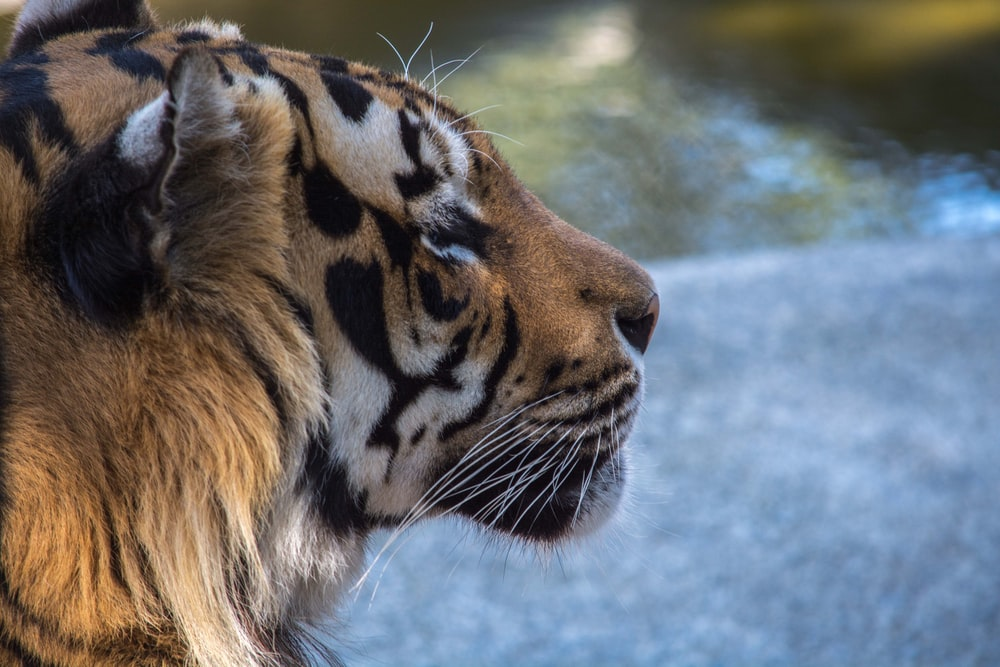
#> input picture pic.jpg, 1000 x 667 px, given in place of pic.png, which was not available
$ jupyter execute 'folder 2.1.ipynb'
#> lines starting #> are read from the running program, lines starting #| are printed output that depends on the picture; pictures that were not available may be replaced by others from this repository, and a replacement may not be noted
[cell 1]
import cv2

[cell 2]
import numpy as np

[cell 3]
import cv2

image = cv2.imread('./pictures/pic.png')
#> image is the input picture: shape (667, 1000, 3); mean B, G, R 113.4, 109.7, 107.6

[cell 4]
cv2.imshow('hello wrold', image)
cv2.waitKey()
cv2.destroyAllWindows()

[cell 5]
print(image.shape)
#| (667, 1000, 3)

[cell 6]
print('height of image: ',int(image.shape[0]),'pixels')
#| height of image:  667 pixels
print('width of image: ',int(image.shape[1]),'pixels')
#| width of image:  1000 pixels

[cell 7]
cv2.imshow('original',image)
cv2.waitKey(0)
gray_image= cv2.cvtColor(image,cv2.COLOR_BGR2GRAY)
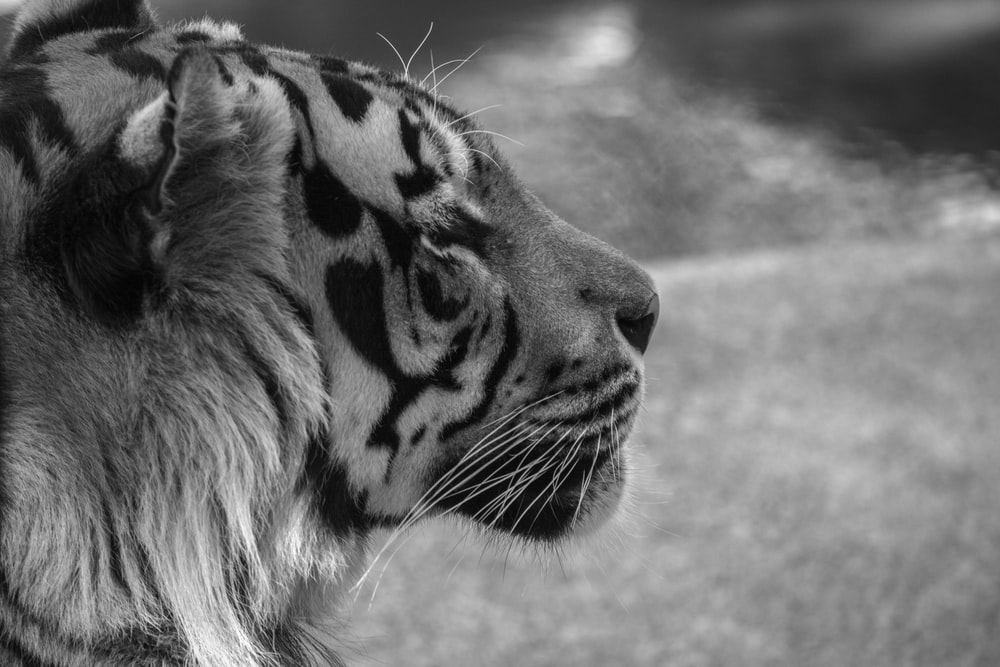
#> gray_image: shape (667, 1000); min 1, max 254, mean 109.5
cv2.imshow('Grayscale',gray_image)
cv2.waitKey(0)
cv2.destroyAllWindows()

[cell 8]
B, G, R = image[0,0]
#> B = 190; G = 204; R = 226
print(B, G, R)
#| 190 204 226

[cell 9]
print(image.shape)
#| (667, 1000, 3)

[cell 10]
print(gray_image.shape)
#| (667, 1000)

[cell 11]
gray_image[0,0]
#> Out = 209

[cell 12]
hsv_image = cv2.cvtColor(image,cv2.COLOR_BGR2HSV)
#> hsv_image: shape (667, 1000, 3); mean H, S, V 70.6, 78.7, 131.2

cv2.imshow('HSV image',hsv_image)
cv2.imshow('hue channe',hsv_image[:,:,0])
cv2.imshow('saturation channel',hsv_image[:,:,1])
cv2.imshow('value channel',hsv_image[:,:,2])

cv2.waitKey()
cv2.destroyAllWindows()

[cell 13]
B, G, R =cv2.split(image)
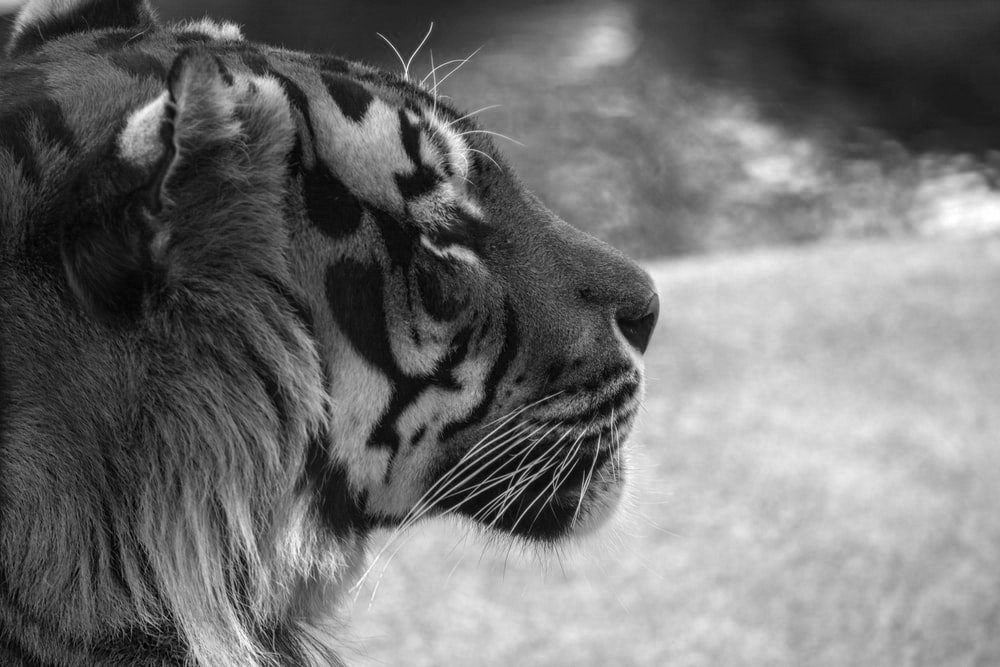
#> B: shape (667, 1000); min 0, max 255, mean 113.4
print(B.shape)
#| (667, 1000)
cv2.imshow('red',R)
cv2.imshow('blue',B)
cv2.imshow('green',G)
cv2.waitKey(0)
cv2.destroyAllWindows()

[cell 14]
merged = cv2.merge([B,G,R])
cv2.imshow('merged',merged)

[cell 15]
merged = cv2.merge([B+100,G,R])
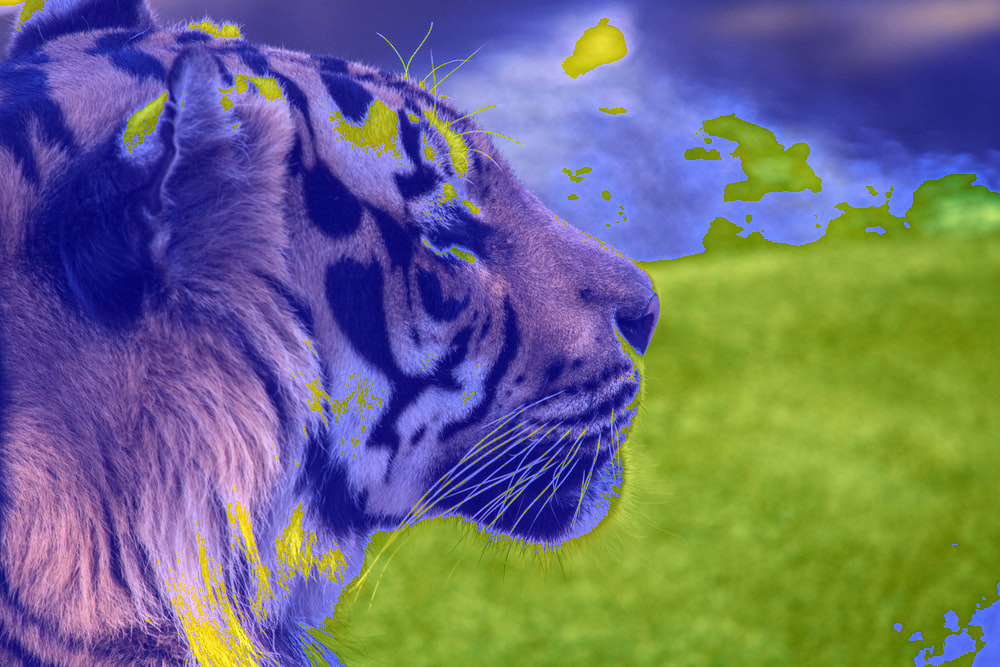
#> merged: shape (667, 1000, 3); mean B, G, R 126.8, 109.7, 107.6
cv2.imshow('merged with blue amplified',merged)
cv2.waitKey(0)

cv2.destroyAllWindows()

[cell 16]
zeros = np.zeros(image.shape[:2],'uint8')

cv2.imshow('Red',cv2.merge([zeros,zeros,R]))
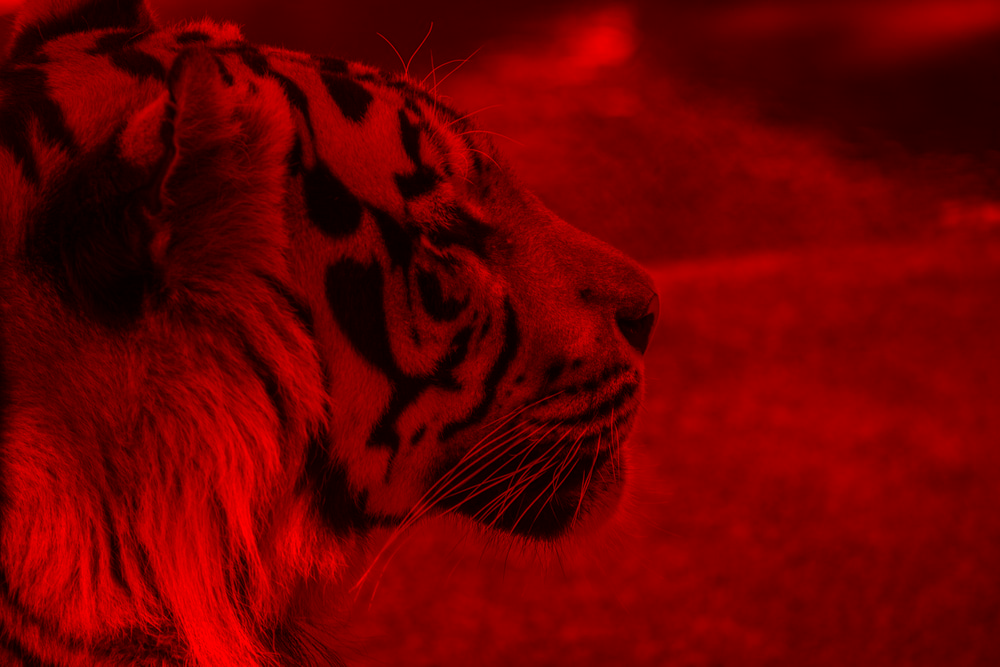
#> window 'Red': shape (667, 1000, 3); mean B, G, R 0, 0, 107.6
cv2.imshow('Green',cv2.merge([zeros,G,zeros]))
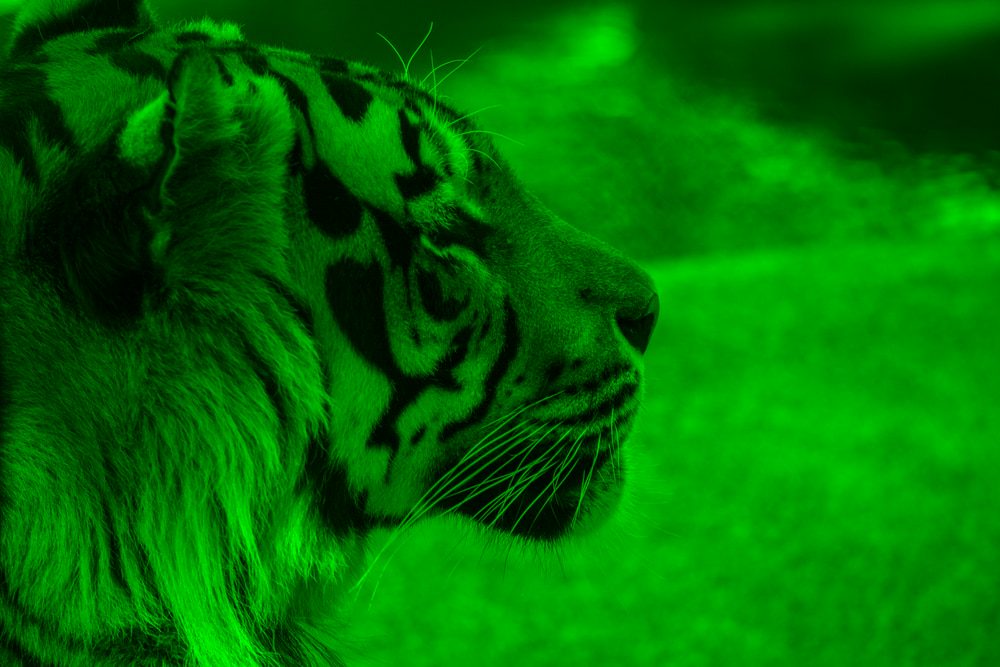
#> window 'Green': shape (667, 1000, 3); mean B, G, R 0, 109.7, 0
cv2.imshow('Blue',cv2.merge([B,zeros,zeros]))
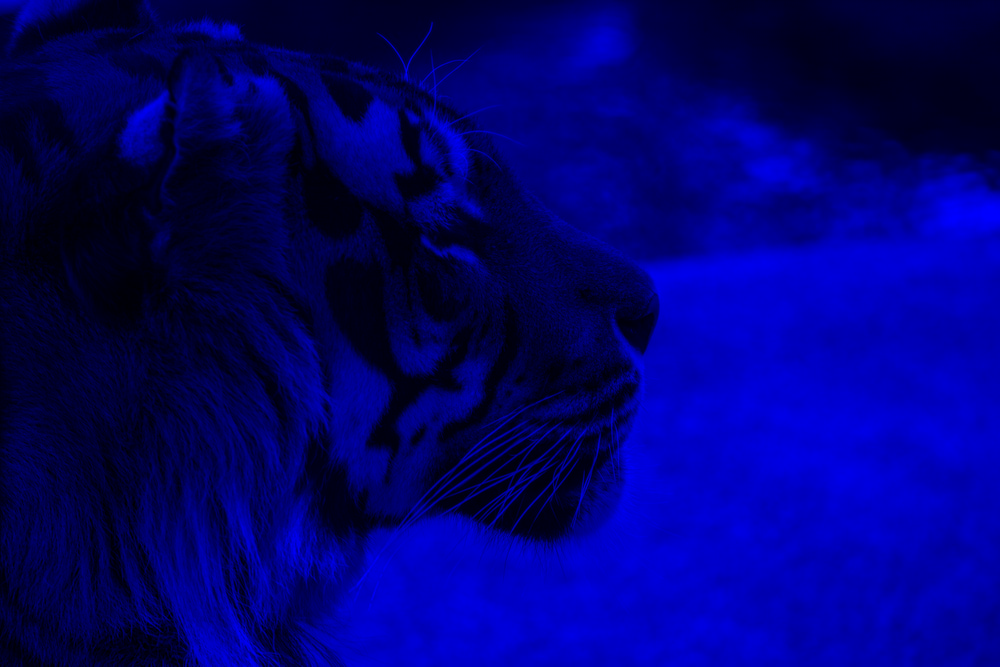
#> window 'Blue': shape (667, 1000, 3); mean B, G, R 113.4, 0, 0
cv2.waitKey(0)
cv2.destroyAllWindows()

[cell 17]
image.shape[:2]
#> Out = (667, 1000)

[cell 18]
from matplotlib import pyplot as plt

histogram = cv2.calcHist([image],[0],None,[256],[0,256])
#> histogram = 256 values, max 5538 at index 201, min 18 at index 1, mean 2605.5
plt.hist(image.ravel(),256,[0,256])
plt.show()
#> figure, not shown here; tallest bar 14449 high, from x = 129 to 130
colour = ('b','g','r')
for i,col in enumerate(colour):
    histogram2 = cv2.calcHist([image],[i],None,[256],[0,256])
    plt.plot(histogram2,color=col)
    plt.xlim([0,256])

plt.show()
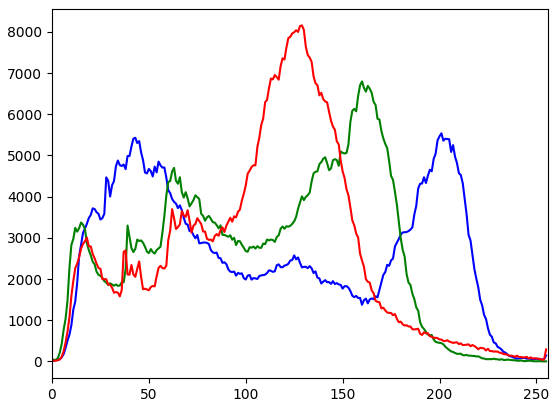
#> figure drawn by matplotlib, 1 panel; curve peaks at x = 201, y = 5538; curve peaks at x = 160, y = 6797; curve peaks at x = 129, y = 8158

$ run again, with aa.jpg copied over pic.jpg
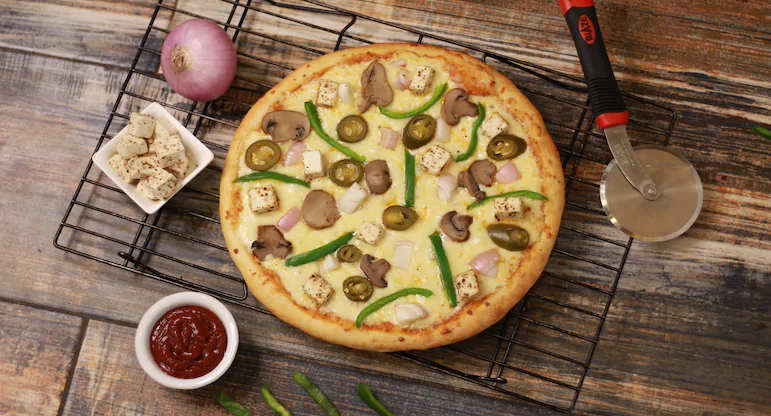
#> input picture aa.jpg, 771 x 416 px, given in place of pic.png, which was not available
#> image is the input picture: shape (416, 771, 3); mean B, G, R 81.1, 108.9, 136
#| (416, 771, 3)
#| height of image:  416 pixels
#| width of image:  771 pixels
#> `B, G, R = image[0,0]`: B = 121; G = 144; R = 170
#| 121 144 170
#| (416, 771, 3)
#| (416, 771)
#> `gray_image[0,0]`: Out = 149
#> hsv_image: shape (416, 771, 3); mean H, S, V 18.9, 108.4, 136.4
#| (416, 771)
#> `cv2.imshow('Blue',cv2.merge([B,zeros,zeros]))`:
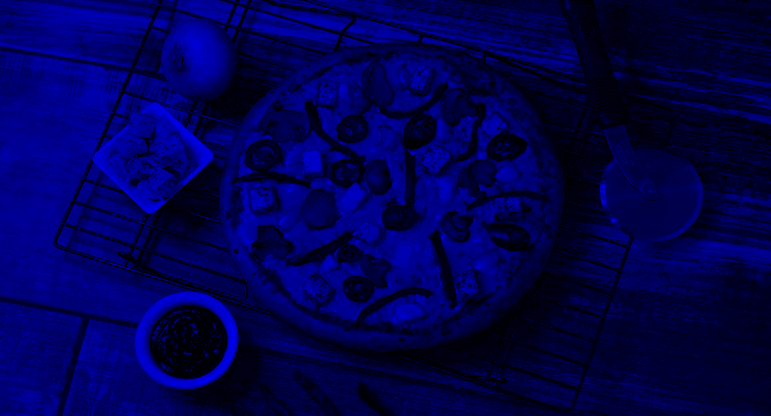
#> window 'Blue': shape (416, 771, 3); mean B, G, R 81.1, 0, 0
#> histogram = 256 values, max 3058 at index 48, min 0 at index 244, mean 1252.9
#> `plt.show()`:
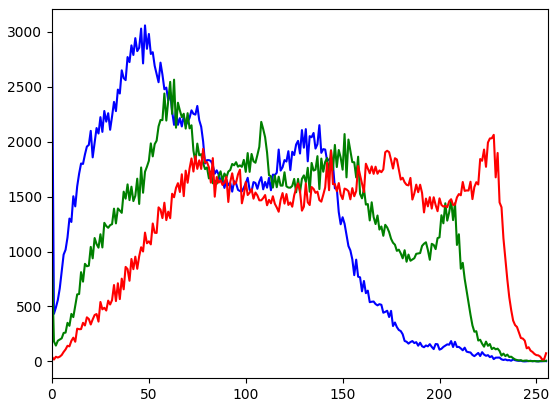
#> figure drawn by matplotlib, 1 panel; curve peaks at x = 48, y = 3058; curve peaks at x = 63, y = 2564; curve peaks at x = 228, y = 2062
